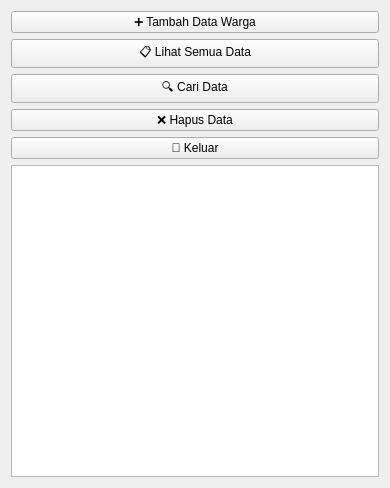
<?xml version="1.0" encoding="UTF-8"?>
<ui version="4.0">
 <class>BantuanAppBase</class>
 <widget class="QWidget" name="BantuanAppBase">
  <property name="geometry">
   <rect>
    <x>0</x>
    <y>0</y>
    <width>390</width>
    <height>488</height>
   </rect>
  </property>
  <property name="baseSize">
   <size>
    <width>400</width>
    <height>400</height>
   </size>
  </property>
  <property name="windowTitle">
   <string>Bantuan Warga Sukamaju</string>
  </property>
  <layout class="QVBoxLayout" name="verticalLayout">
   <item>
    <widget class="QPushButton" name="pushButtonTambah">
     <property name="text">
      <string>➕ Tambah Data Warga</string>
     </property>
    </widget>
   </item>
   <item>
    <widget class="QPushButton" name="pushButtonLihat">
     <property name="text">
      <string>📋 Lihat Semua Data</string>
     </property>
    </widget>
   </item>
   <item>
    <widget class="QPushButton" name="pushButtonCari">
     <property name="text">
      <string>🔍 Cari Data</string>
     </property>
    </widget>
   </item>
   <item>
    <widget class="QPushButton" name="pushButtonHapus">
     <property name="text">
      <string>❌ Hapus Data</string>
     </property>
    </widget>
   </item>
   <item>
    <widget class="QPushButton" name="pushButtonKeluar">
     <property name="text">
      <string>🚪 Keluar</string>
     </property>
    </widget>
   </item>
   <item>
    <widget class="QTextEdit" name="textEditOutput">
     <property name="readOnly">
      <bool>true</bool>
     </property>
    </widget>
   </item>
  </layout>
 </widget>
 <resources/>
 <connections/>
</ui>
